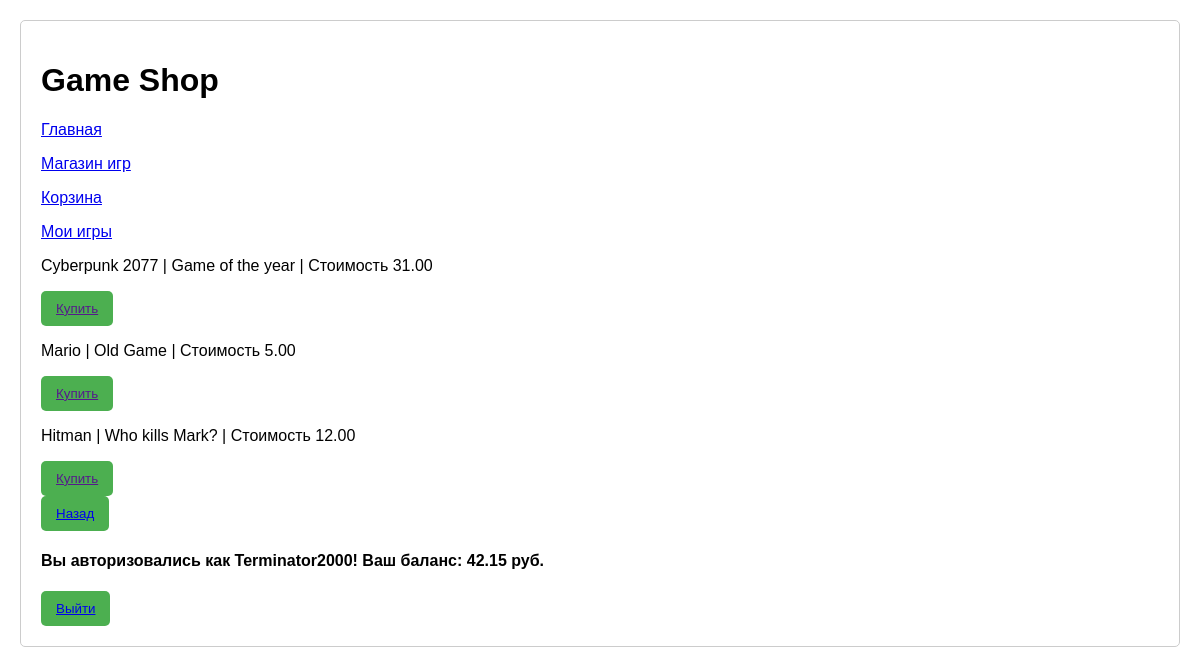
Screenshot of /shop/ (signed in) with the database file from the repository.
### task1/models.py (models this page shows, shortened)
class Game(models.Model):
    title = models.CharField(max_length=100)
    cost = models.DecimalField(max_digits=10, decimal_places=2)
    size = models.DecimalField(max_digits=100, decimal_places=3)
    description = models.TextField()
    age_limited = models.BooleanField(default=False)
    buyer = models.ManyToManyField(Buyer, related_name='task1_game')

class Buyer(models.Model):
    name = models.CharField(max_length=50)
    password = models.CharField(max_length=128)
    balance = models.DecimalField(max_digits=10, decimal_places=2, default=0)
    age = models.IntegerField()
    login = models.BooleanField(default=False)

### task1/views.py (the view)
# urls.py: path('shop/', include([
def shop(request):
    games = Game.objects.all()
    buyer_name = request.session.get('buyer_name')
    buyer = None
    if buyer_name:
        try:
            buyer = Buyer.objects.get(name=buyer_name)
        except Buyer.DoesNotExist:
            buyer = None
    context = {
        'buyer': buyer,
        'games': games,
    }
    return render(request, "shop.html", context)

### task1/templates/shop.html
{% extends "menu.html" %}
{% block pagename %}
    <h1>Game Shop</h1>
{% endblock %}
{% block menu %}
    {{ block.super }}
{% endblock %}
{% block content %}
    {% for game in games %}
        <p>{{ game.title }} | {{ game.description }} | Стоимость {{ game.cost }} </p>
        {% if game.age_limited == 0 %}
            <button><a href="">Купить</a></button>
        {% elif game.age_limited == 1 and buyer.age >= 18 %}
            <button><a href="">Купить</a></button>
        {% else %}
            <p>Даная игра не доступна для Вас по возрастным ограничениям</p>
        {% endif %}
    {% endfor %}
    <br><button><a href="/">Назад</a></button>
    <br>{{ block.super }}
{% endblock %}

### task1/templates/menu.html (shortened to what this page needs)
<!DOCTYPE html>
<html lang="en">
<head>
    {% load static %}
    <link rel="stylesheet" href="{% static 'task1/styles.css' %}">
</head>
<body>
    {% block pagename %}{% endblock %}
    {% block menu %}
        <p><a href="/">Главная</a></p>
        <p><a href="/shop">Магазин игр</a></p>
        <p><a href="/shopping_card">Корзина</a></p>
        {% if buyer %}
            <p><a href="/my_game">Мои игры</a></p>
        {% endif %}
    {% endblock %}
    {% block content %}
    {% endblock %}
    {% block authorization %}
            {% if not buyer%}
                <button><a href="authorization/">Авторизация</a></button>
                <button><a href="registration/">Регистрация</a></button>
            {% else %}
                <h4>Вы авторизовались как {{ buyer.name }}! Ваш баланс: {{ buyer.balance}} руб.</h4>
                <button><a href="{% url 'logout' %}">Выйти</a></button>
            {% endif %}
    {% endblock %}
</body>
</html>

### task1/static/task1/styles.css (style rules this page uses)
body { font-family: Arial, Helvetica, sans-serif; margin: 20px; padding: 20px; border: 1px solid #ccc; border-radius: 5px; }
button { padding: 10px 15px; background-color: #4CAF50; color: white; border: none; border-radius: 5px; cursor: pointer; }

### rows the page displays
Game: title "Cyberpunk 2077", description "Game of the year", cost "31.00", age_limited "Купить"
Game: title "Mario", description "Old Game", cost "5.00", age_limited "Купить"
Game: title "Hitman", description "Who kills Mark?", cost "12.00", age_limited "Купить"
Buyer: name "Terminator2000", balance "42.15"
